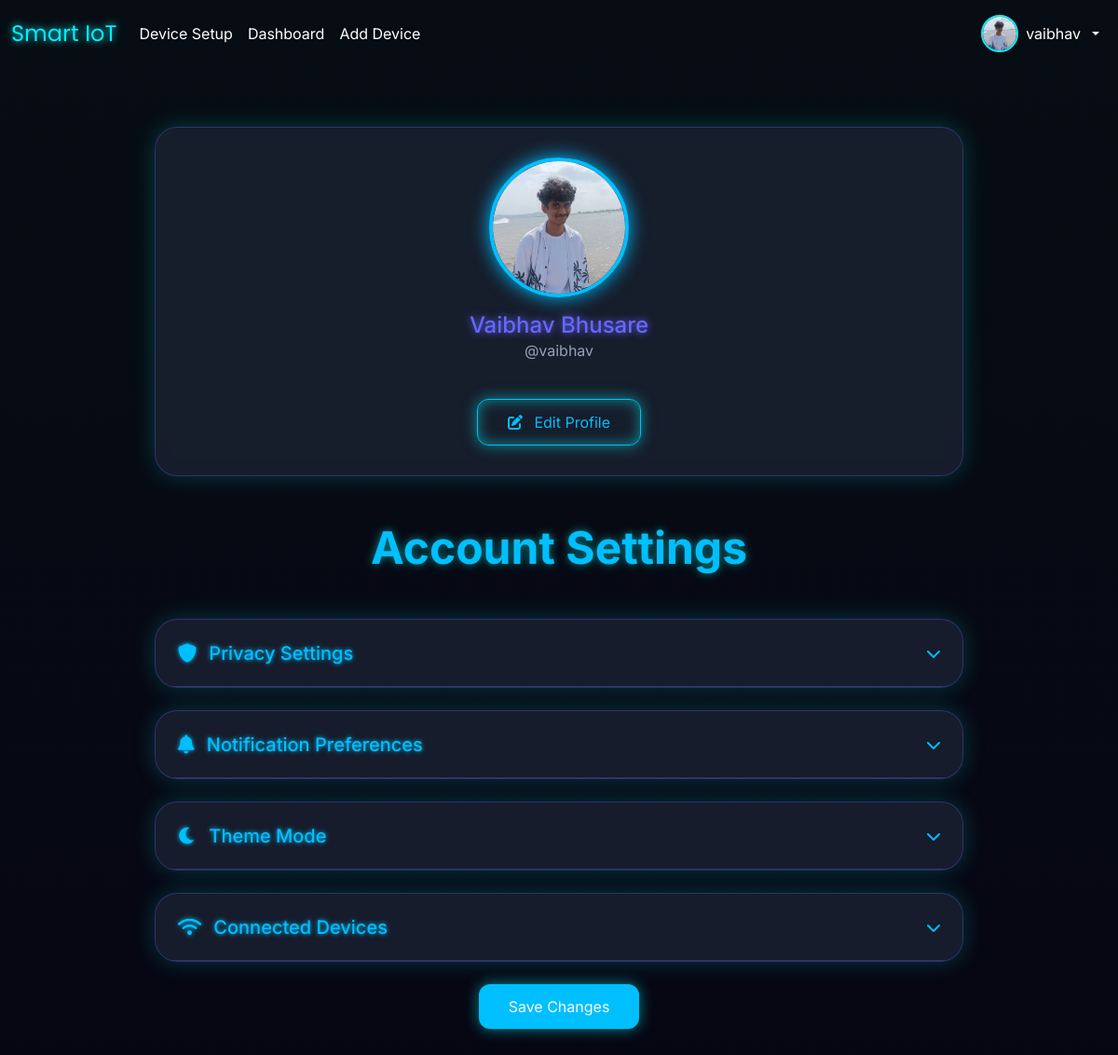
The app's page /settings/ (signed in) with its own data.
### core/models.py (models this page shows, shortened)
class CustomUser(AbstractUser):
    GENDER_CHOICES = [
        ('M', 'Male'),
        ('F', 'Female'),
        ('O', 'Other'),
        ('N', 'Prefer not to say'),
    ]
    phone_number = models.CharField(max_length=15, blank=True, null=True, unique=True)
    date_of_birth = models.DateField(blank=True, null=True)
    gender = models.CharField(max_length=1, choices=GENDER_CHOICES, blank=True, null=True)
    address = models.TextField(blank=True, null=True)
    profile_picture = models.ImageField(upload_to='profile_pics/', blank=True, null=True)
    class Meta:
        verbose_name = 'User'
        verbose_name_plural = 'Users'

### core/views.py (the view)
# urls.py: path('settings/', settings_view, name='settings'),
@login_required
def settings_view(request):
    return render(request, 'core/settings.html')

### core/templates/core/settings.html (shortened to what this page needs)
{% extends 'base.html' %}
{% load static %}
{% block head_extra %}
    <link rel="stylesheet" href="https://cdnjs.cloudflare.com/ajax/libs/font-awesome/6.0.0-beta3/css/all.min.css">
    <link href="https://unpkg.com/aos@2.3.1/dist/aos.css" rel="stylesheet">
{% endblock %}
{% block content %}
    <div class="sparkles-container"></div>
    <div class="settings-container">
        <div class="profile-photo-card mb-5" data-aos="zoom-in" data-aos-duration="1000">
            <div style="position: relative;">
                <img src="{% if request.user.profile_picture %}{{ request.user.profile_picture.url }}{% else %}{% static 'images/default_profile.png' %}{% endif %}"
                     alt="{% if request.user.profile_picture %}User Profile Picture{% else %}Default Profile Picture{% endif %}"
                     class="profile-pic-large">
            </div>
            <h4>{{ user.get_full_name|default:user.username }}</h4>
            <p>@{{ user.username }}</p>
            <a href="{% url 'profile' %}" class="btn btn-outline-glow mt-3" title="Edit Full Profile">
                <i class="fas fa-edit me-2"></i> Edit Profile
            </a>
        </div>
        <h1 class="main-title" data-aos="fade-down">Account Settings</h1>
        <form method="POST">
            <div id="settingsAccordion">
                <div class="settings-card" data-aos="fade-right" data-aos-delay="200">
                    <div class="card-header-glow d-flex justify-content-between align-items-center" id="headingPrivacy">
                        <h5 class="mb-0"><i class="fas fa-shield-alt me-2"></i> Privacy Settings</h5>
                        <i class="fas fa-chevron-down icon-arrow"></i>
                    </div>
                </div>
                <div class="settings-card" data-aos="fade-left" data-aos-delay="300">
                    <div class="card-header-glow d-flex justify-content-between align-items-center" id="headingNotifications">
                        <h5 class="mb-0"><i class="fas fa-bell me-2"></i> Notification Preferences</h5>
                        <i class="fas fa-chevron-down icon-arrow"></i>
                    </div>
                </div>
                <div class="settings-card" data-aos="fade-right" data-aos-delay="400">
                    <div class="card-header-glow d-flex justify-content-between align-items-center" id="headingTheme">
                        <h5 class="mb-0"><i class="fas fa-moon me-2"></i> Theme Mode</h5>
                        <i class="fas fa-chevron-down icon-arrow"></i>
                    </div>
                </div>
                <div class="settings-card" data-aos="fade-left" data-aos-delay="500">
                    <div class="card-header-glow d-flex justify-content-between align-items-center" id="headingDevices">
                        <h5 class="mb-0"><i class="fas fa-wifi me-2"></i> Connected Devices</h5>
                        <i class="fas fa-chevron-down icon-arrow"></i>
                    </div>
                </div>
            </div>
            <div class="d-flex justify-content-center mt-4">
                <button type="submit" class="btn btn-glow" data-aos="zoom-in" data-aos-delay="600">Save Changes</button>
            </div>
        </form>
    </div>
{% endblock %}

### core/templates/base.html (shortened to what this page needs)
{% load static %}
<!DOCTYPE html>
<html lang="en">
<head>
    <link href="https://cdn.jsdelivr.net/npm/bootstrap@5.3.3/dist/css/bootstrap.min.css" rel="stylesheet">
    {% block head_extra %}{% endblock %}
</head>
<body>
    <nav class="navbar navbar-expand-lg navbar-dark sticky-top">
        <div class="container-fluid">
            <a class="navbar-brand"
                href="{% if user.is_authenticated %}{% url 'dashboard:user_dashboard' %}{% else %}{% url 'homepage' %}{% endif %}">
                Smart IoT
            </a>
            <div class="collapse navbar-collapse" id="navbarNav">
                <ul class="navbar-nav me-auto mb-2 mb-lg-0">
                    <li class="nav-item"><a class="nav-link" href="{% url 'device_onboarding' %}">Device Setup</a></li>
                    {% if user.is_authenticated %}
                    <li class="nav-item"><a class="nav-link" href="{% url 'dashboard:user_dashboard' %}">Dashboard</a>
                    </li>
                    <li class="nav-item"><a class="nav-link" href="{% url 'add_device_to_user' %}">Add Device</a></li>
                    {% endif %}
                </ul>
                <ul class="navbar-nav">
                    {% if user.is_authenticated %}
                    <li class="nav-item dropdown">
                        <a class="nav-link dropdown-toggle d-flex align-items-center gap-2" href="#">
                            <img src="{% if user.profile_picture %}{{ user.profile_picture.url }}{% else %}{% static 'images/default-profile.png' %}{% endif %}"
                                class="profile-img" alt="Profile">
                            {{ user.username }}
                        </a>
                    </li>
                    {% else %}
                    <li class="nav-item"><a class="nav-link btn btn-outline-light me-2"
                            href="{% url 'login' %}">Login</a></li>
                    <li class="nav-item"><a class="nav-link btn btn-outline-info" href="{% url 'register' %}">Sign
                            Up</a></li>
                    {% endif %}
                </ul>
            </div>
        </div>
    </nav>
    <main class="container mt-4">
        {% block content %}{% endblock %}
    </main>
</body>
</html>

### core/templates/base.html (style rules this page uses)
body { font-family: 'Inter', sans-serif; background-color: #0e0e0e; color: #fff; }
.navbar-brand { font-family: 'Poppins', sans-serif; color: #00f0ff !important; font-size: 1.5rem; text-shadow: 0 0 8px #00f0ff; }
.nav-link { color: #fff !important; position: relative; }
.profile-img { width: 40px; height: 40px; border-radius: 50%; border: 2px solid #00f0ff; object-fit: cover; }

### core/templates/core/settings.html (style rules this page uses)
:root { --background-start: hsl(210, 50%, 5%); --background-end: hsl(240, 50%, 5%); --primary: hsl(195, 100%, 50%); --secondary: hsl(240, 100%, 70%); --accent: hsl(180, 100%, 50%); --opposite-glow: hsl(85, 100%, 50%); --text-light: hsl(210, 40%, 98%); --text-muted: hsl(215, 20%, 65%); --border-color: hsla(240, 100%, 70%, 0.3); --card-bg: hsla(220, 30%, 15%, 0.8); --input-bg: hsla(220, 30%, 25%, 0.7); --glow-color: var(--primary); }
body { background: linear-gradient(to bottom, var(--background-start), var(--background-end)); color: var(--text-light); font-family: 'Inter', sans-serif; min-height: 100vh; overflow-x: hidden; transition: background-color 0.5s ease; }
.settings-container { max-width: 900px; margin: 4rem auto; padding: 0 1rem; }
.profile-photo-card { background: var(--card-bg); backdrop-filter: blur(10px); border-radius: 1.5rem; border: 1px solid var(--border-color); box-shadow: 0 0 25px rgba(0, 255, 255, 0.2); padding: 2rem; display: flex; flex-direction: column; align-items: center; text-align: center; margin-bottom: 2rem; transition: all 0.5s ease-in-out; position: relative; }
.profile-pic-large { width: 150px; height: 150px; border-radius: 50%; object-fit: cover; border: 4px solid var(--primary); box-shadow: 0 0 20px var(--primary); margin-bottom: 1rem; transition: all 0.3s ease; }
.profile-photo-card h4 { margin: 0; font-size: 1.5rem; color: var(--secondary); text-shadow: 0 0 8px var(--secondary); }
.profile-photo-card p { margin: 0; font-size: 1rem; color: var(--text-muted); margin-bottom: 1.5rem; }
.main-title { font-size: 3rem; font-weight: 700; color: var(--primary); text-shadow: 0 0 10px rgba(0, 255, 255, 0.5); text-align: center; margin-bottom: 3rem; animation: pulse-glow 2s infinite alternate; }
.settings-card { background: var(--card-bg); backdrop-filter: blur(10px); border-radius: 1.5rem; border: 1px solid var(--border-color); box-shadow: 0 0 25px rgba(0, 255, 255, 0.2); margin-bottom: 1.5rem; overflow: hidden; transition: all 0.5s ease-in-out; }
.card-header-glow { background: transparent; padding: 1.5rem; cursor: pointer; color: var(--primary); transition: all 0.3s ease; position: relative; }
.card-header-glow::after { content: ''; position: absolute; bottom: 0; left: 0; width: 100%; height: 1px; background: var(--border-color); transition: all 0.3s ease; }
.card-header-glow h5 { font-size: 1.25rem; margin: 0; text-shadow: 0 0 5px var(--primary); }
.card-header-glow .icon-arrow { transition: transform 0.3s ease; }
.btn-glow { color: var(--text-light); background: var(--primary); border: none; border-radius: 0.75rem; padding: 0.75rem 2rem; position: relative; overflow: hidden; z-index: 1; transition: all 0.4s cubic-bezier(0.25, 0.46, 0.45, 0.94); box-shadow: 0 0 15px rgba(0, 255, 255, 0.5); }
.btn-outline-glow { color: var(--primary); background: transparent; border: 1px solid var(--primary); border-radius: 0.75rem; padding: 0.75rem 2rem; transition: all 0.4s cubic-bezier(0.25, 0.46, 0.45, 0.94); box-shadow: 0 0 15px rgba(0, 255, 255, 0.5) inset, 0 0 15px rgba(0, 255, 255, 0.5); }
.sparkles-container { position: fixed; top: 0; left: 0; width: 100%; height: 100%; pointer-events: none; overflow: hidden; z-index: 1; }

### records on screen
CustomUser: profile_picture (picture), username "vaibhav", get_full_name "Vaibhav Bhusare"
